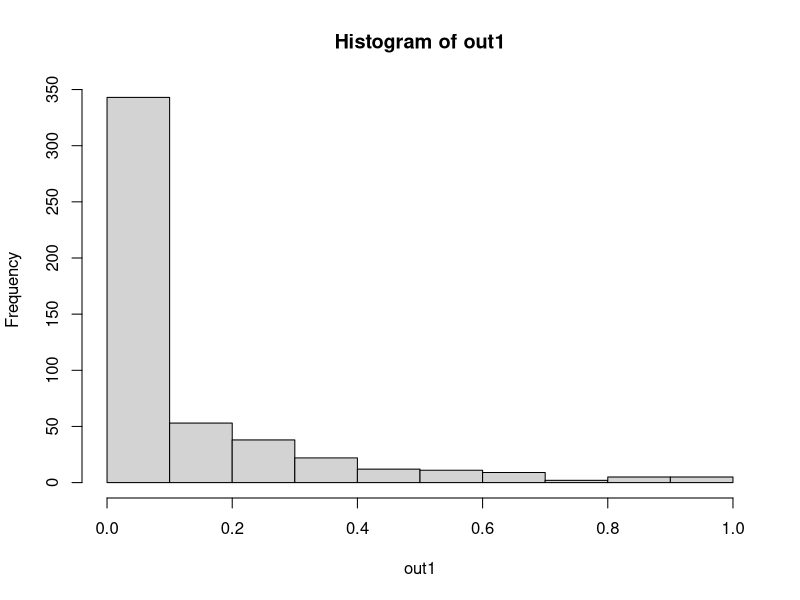
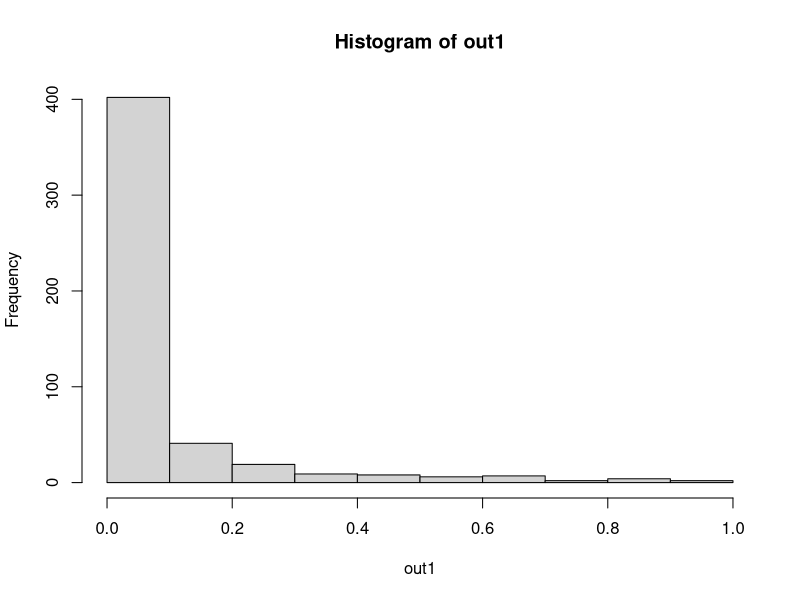
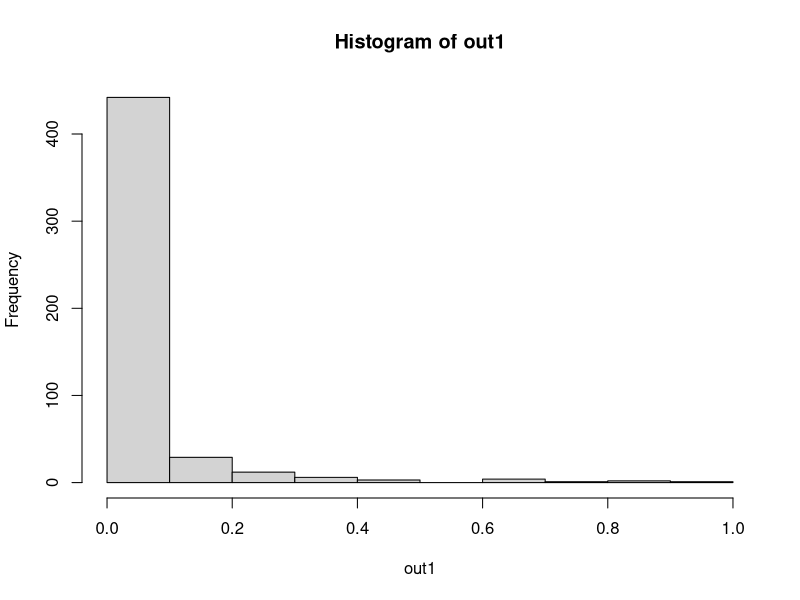

Generate these figures, in order, with R: (Note: a time limit stopped this script after it produced the figures.)
library(lme4)

#####function for 1 random variable, two fixed + interaction, one fixed effect is between subjects
sim_between <- function(bFix1, levelsFix1, bFix2, levelsFix2, bInteraction, Intercept, sdSubject, sdError, nParticipants, nTrials, nBlocks) {
  Subject <- rep(1:(2*nParticipants), each=nTrials*nBlocks) #Vector with subject IDs
  Fix1 <- rep(levelsFix1, each=nParticipants*nTrials*nBlocks) #Vector with IDs for first fixed effect
  
  #  assume frequency is constant accross word, random from 1-100
  Fix2 = rep(levelsFix2,nTrials*nParticipants*2) 
  
  # random effects per subject
  S.re <- rnorm(nParticipants*nTrials*nBlocks*2, 0, sdSubject)
  
  # epsilons----------------------------------------------------------------------------------------
  eps <- rnorm(nParticipants*2*nTrials*nBlocks, 0, sdError)
  
  # put it all together
  Response <- Intercept + bFix1*(Fix1==unique(levelsFix1)[1]) + bFix2*(Fix2==unique(levelsFix2)[2]) + 
    bInteraction*(Fix1==unique(levelsFix1)[1])*(Fix2==unique(levelsFix2)[2]) +
    S.re[Subject] + eps
  
  # put into a data frame
  mydata <- data.frame(Subject = paste('s',Subject, sep=''), 
                       Fix1=Fix1, Fix2=Fix2,
                       Response = Response,
                       Block=rep((1:nBlocks),nTrials*nParticipants*2))
  
  # analyze looking at interaction term with LR test
  fit1 <- lmer(Response ~ (Fix1*Fix2) + (1|Subject), data=mydata, REML = FALSE)
  fit2 <- lmer(Response ~ Fix1 + Fix2 + (1|Subject), data=mydata, REML = FALSE)
  summary(fit1)
  anova(fit2,fit1)$`Pr(>Chisq)`[2]
}

#####function for 1 random variable, two fixed + interaction, both fixed effects are within subjects
sim_within <- function(bFix1, levelsFix1, bFix2, levelsFix2, bInteraction, Intercept, sdSubject, sdError, nParticipants, nTrials, nBlocks) {
  Subject <- rep( 1:(nParticipants), each=nTrials*nBlocks) #Vector with subject IDs
  Fix1 <- rep(levelsFix1, each=nParticipants*nTrials*nBlocks/2) #Vector with IDs for first fixed effect
  
  #  assume frequency is constant accross word, random from 1-100
  Fix2 = rep(levelsFix2,nTrials*nParticipants) 
  
  # random effects per subject
  S.re <- rnorm(nParticipants*nTrials*nBlocks, 0, sdSubject)
  
  # epsilons----------------------------------------------------------------------------------------
  eps <- rnorm(nParticipants*nTrials*nBlocks, 0, sdError)
  
  # put it all together
  Response <- Intercept + bFix1*(Fix1==unique(levelsFix1)[1]) + bFix2*(Fix2==unique(levelsFix2)[2]) + 
    bInteraction*(Fix1==unique(levelsFix1)[1])*(Fix2==unique(levelsFix2)[2]) +
    S.re[Subject] + eps
  
  # put into a data frame
  mydata <- data.frame(Subject = paste('s',Subject, sep=''), 
                       Fix1=Fix1, Fix2=Fix2,
                       Response = Response,
                       Block=rep((1:nBlocks),nTrials*nParticipants))
  
  # analyze looking at interaction term with LR test
  fit1 <- lmer(Response ~ (Fix1*Fix2) + (1|Subject), data=mydata, REML = FALSE)
  fit2 <- lmer(Response ~ Fix1 + Fix2 + (1|Subject), data=mydata, REML = FALSE)
  
  anova(fit2,fit1)$`Pr(>Chisq)`[2]
}

#####function for 1 random variable, one fixed
sim_Main_Task2 <- function(bFix, levelsFix, Intercept, sdSubject, sdError, nParticipants, nTrials, nBlocks) {
  Subject <- rep(1:(2*nParticipants), each=nTrials*nBlocks) #Vector with subject IDs
  Fix <- rep(levelsFix, nParticipants*nTrials) #Vector with IDs for first fixed effect
  
  # random effects per subject
  S.re <- rnorm(nParticipants*nTrials*nBlocks*2, 0, sdSubject)
  
  # epsilons----------------------------------------------------------------------------------------
  eps <- rnorm(nParticipants*2*nTrials*nBlocks, 0, sdError)
  
  # put it all together
  Response <- Intercept + bFix*(Fix==unique(levelsFix)[2]) +
    S.re[Subject] + eps
  
  # put into a data frame
  mydata <- data.frame(Subject = paste('s',Subject, sep=''), 
                       Fix=Fix, 
                       Response = Response,
                       Block=rep((1:nBlocks),nTrials*nParticipants*2))
  
  # analyze looking at interaction term with LR test
  fit1 <- lmer(Response ~ Fix + (1|Subject), data=mydata, REML = FALSE)
  fit2 <- lmer(Response ~ + (1|Subject), data=mydata, REML = FALSE)
  
  anova(fit2,fit1)$`Pr(>Chisq)`[2]
}

#####how precise do we want to simulate power? 500 simulations per effect seems reasonable
nIterations = 500

#####Task 2: power for effect of gender in space
Power_Gender_Task2=c()
for (i in c(3:6)){
  out1 <- replicate(nIterations, {
    sim_between(bFix1=0, levelsFix1=c("M","F"), bFix2=0, levelsFix2=c("no","no","yes","yes","no","no","no","no"), 
                bInteraction=0.075, Intercept = 1, sdSubject=0.27, nParticipants=i, sdError=0.19*1.5, nTrials=30, nBlocks = 8)})
  hist(out1)
  Power_Gender_Task2 = c(Power_Gender_Task2,mean(out1 < 0.05))
  print(i)
  i}
Power_Gender_Task2

#####Task 3: power for effect of gender in space
Power_Gender_Task3=c()
for (i in c(3:6)){
  out1 <- replicate(nIterations, {
    sim_between(bFix1=0, levelsFix1=c("M","F"), bFix2=0, levelsFix2=c("no","no","yes","no","no","no","no","no"), 
                bInteraction=0.15, Intercept = 1, sdSubject=0.36, nParticipants=i, 
                sdError=0.12, nTrials=3, nBlocks = 8)})
  hist(out1)
  Power_Gender_Task3 = c(Power_Gender_Task3,mean(out1 < 0.05))
  print(i)
  i}
Power_Gender_Task3
